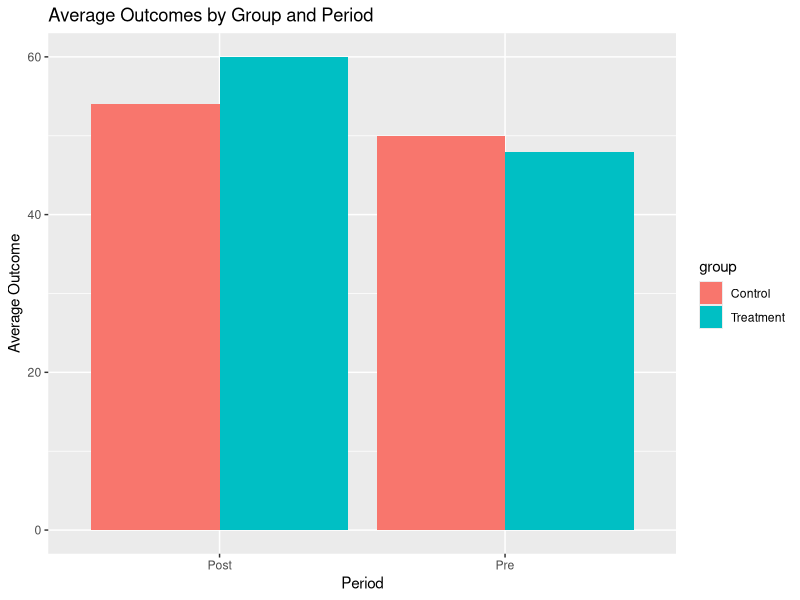

Write R code to recreate this figure.
## ---- chunk 1
library(tidyverse)
library(knitr)
## ---- chunk 2
did_df <- tibble(
  group = c("Control", "Control", "Treatment", "Treatment"),
  period = c("Pre", "Post", "Pre", "Post"),
  outcome = c(50, 54, 48, 60)
)

did_df
## ---- chunk 3
ggplot(did_df, aes(x = period, y = outcome, fill = group)) +
  geom_col(position = "dodge") +
  labs(
    title = "Average Outcomes by Group and Period",
    x = "Period",
    y = "Average Outcome"
  )
## ---- chunk 4
control_pre  <- 50
control_post <- 54
treat_pre    <- 48
treat_post   <- 60

control_change <- control_post - control_pre
treat_change   <- treat_post - treat_pre
did_estimate   <- treat_change - control_change

control_change
treat_change
did_estimate
## ---- chunk 5
did_summary <- tibble(
  Group = c("Control", "Treatment"),
  Pre = c(control_pre, treat_pre),
  Post = c(control_post, treat_post),
  Change = c(control_change, treat_change)
)

kable(did_summary, caption = "Outcomes and Changes by Group")
## ---- chunk 6
set.seed(123)

n <- 100

sim_df <- tibble(
  treatment = rep(c(0, 0, 1, 1), each = n),
  post = rep(c(0, 1, 0, 1), each = n),
  mean_outcome = c(
    rep(50, n),
    rep(54, n),
    rep(48, n),
    rep(60, n)
  )
) %>%
  mutate(
    outcome = rnorm(n = 4 * n, mean = mean_outcome, sd = 4)
  )

head(sim_df)
## ---- chunk 7
did_model <- lm(outcome ~ treatment + post + treatment:post, data = sim_df)

summary(did_model)
## ---- chunk 8
coef(did_model)["treatment:post"]
